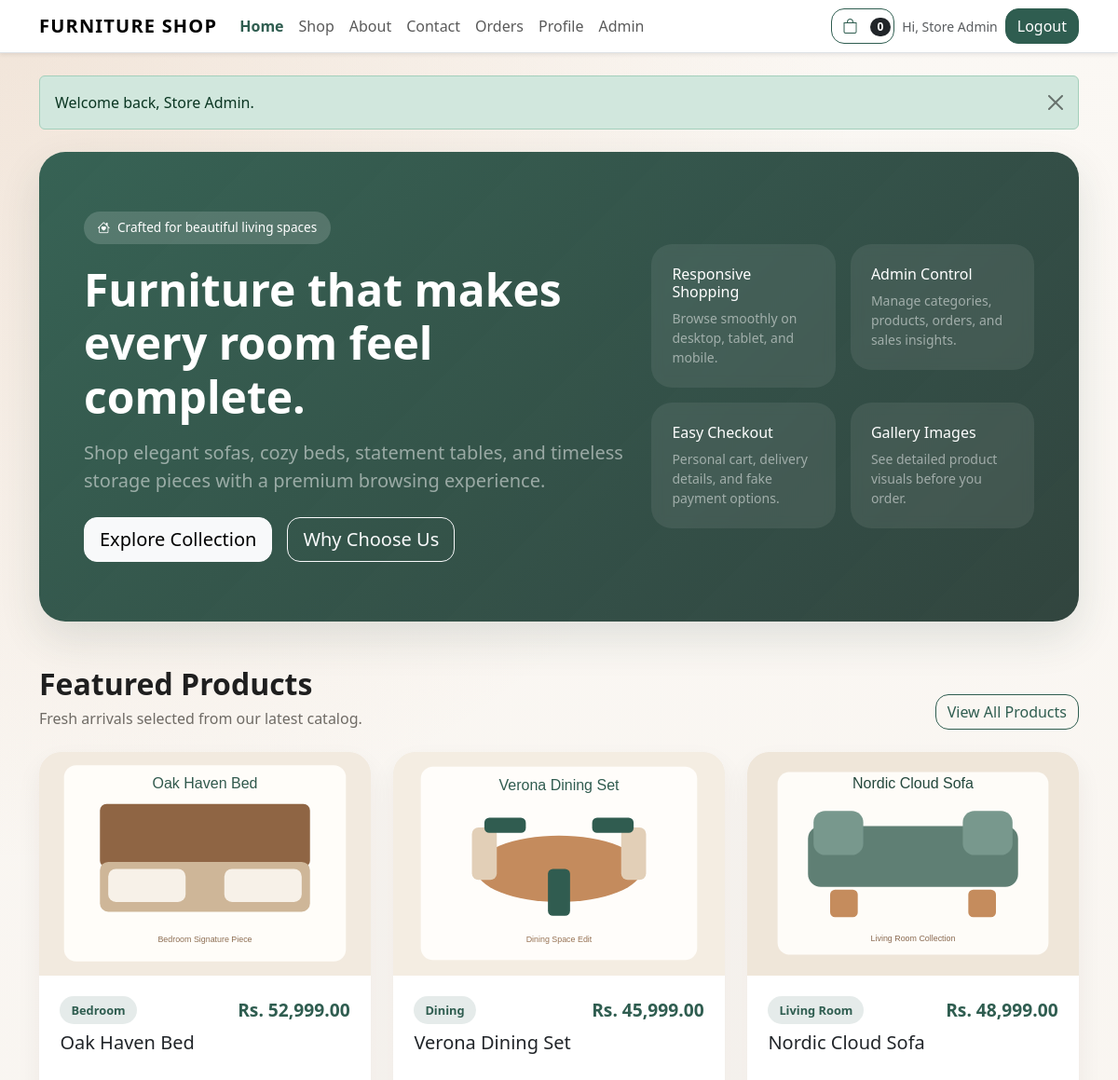
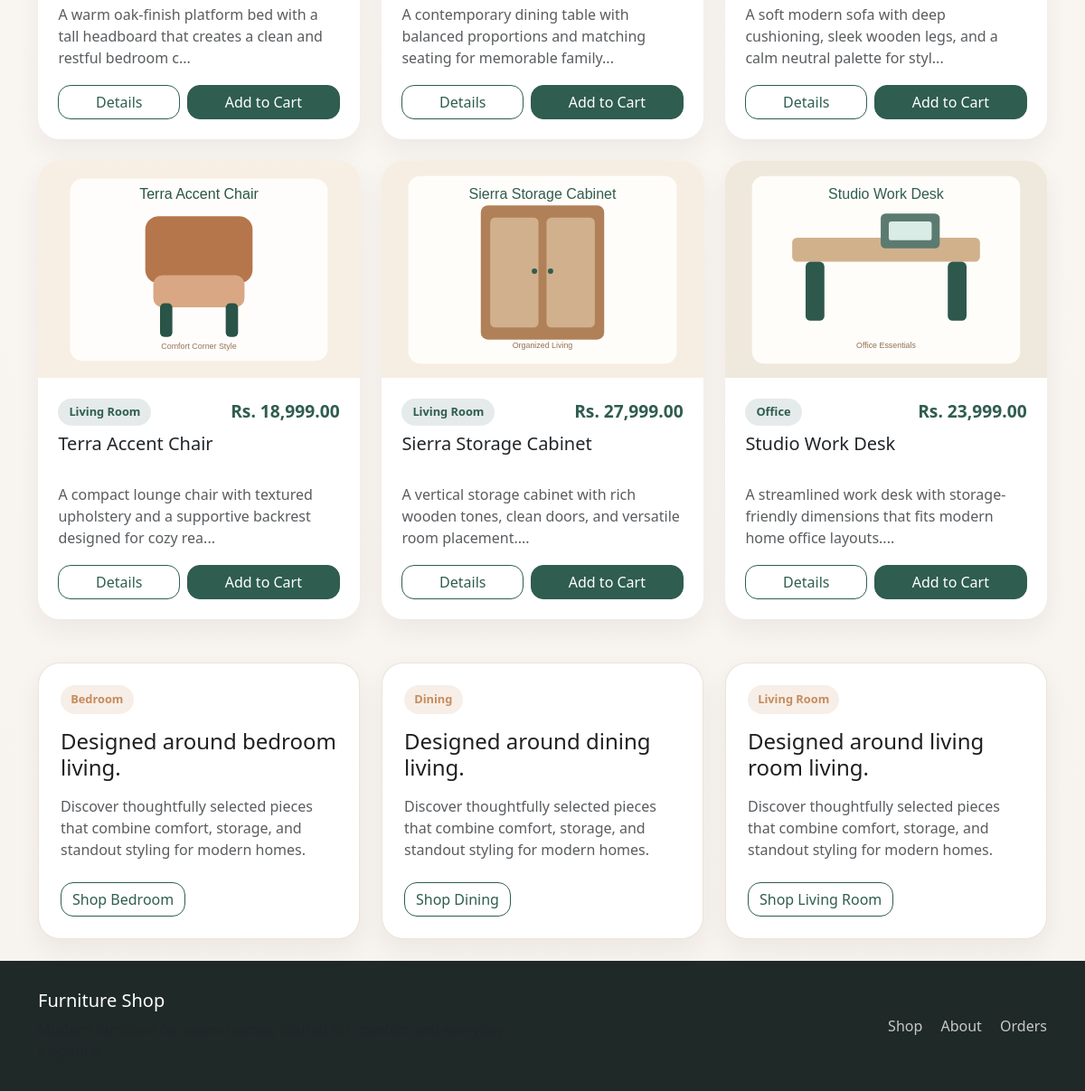
The page / (signed in) on the database its author committed (2 pictures, top to bottom).
### tables this page shows
CREATE TABLE products (
    id INT UNSIGNED AUTO_INCREMENT PRIMARY KEY,
    category_id INT UNSIGNED NOT NULL,
    name VARCHAR(180) NOT NULL,
    description TEXT NOT NULL,
    price DECIMAL(10, 2) NOT NULL DEFAULT 0.00,
    cover_image VARCHAR(255) NOT NULL,
    created_at TIMESTAMP NOT NULL DEFAULT CURRENT_TIMESTAMP,
    KEY idx_products_category_id (category_id),
    CONSTRAINT fk_products_category
        FOREIGN KEY (category_id) REFERENCES categories(id)
        ON DELETE RESTRICT ON UPDATE CASCADE
);

CREATE TABLE categories (
    id INT UNSIGNED AUTO_INCREMENT PRIMARY KEY,
    name VARCHAR(120) NOT NULL,
    created_at TIMESTAMP NOT NULL DEFAULT CURRENT_TIMESTAMP,
    UNIQUE KEY uk_categories_name (name)
);

### includes/store.php (called while the page is built, shortened)
<?php
function get_categories(PDO $pdo)
{
    $stmt = $pdo->query('SELECT * FROM categories ORDER BY name ASC');
    return $stmt->fetchAll(PDO::FETCH_ASSOC);
}
function get_featured_products(PDO $pdo, $limit)
{
    $limit = (int) $limit;
    $stmt = $pdo->prepare('SELECT p.*, c.name AS category_name FROM products p INNER JOIN categories c ON c.id = p.category_id ORDER BY p.created_at DESC LIMIT ' . $limit);
    $stmt->execute();
    return $stmt->fetchAll(PDO::FETCH_ASSOC);
}

### index.php (the view, shortened to what this page needs)
<?php
require_once __DIR__ . '/db.php';
$featuredProducts = get_featured_products($pdo, 6);
$categories = get_categories($pdo);
require_once __DIR__ . '/header.php';
?>
<section class="hero-section mb-5">
    <div class="row align-items-center g-4">
        <div class="col-lg-7">
            <span class="hero-chip"><i class="bi bi-house-heart"></i> Crafted for beautiful living spaces</span>
            <h1 class="display-5 fw-bold mb-3">Furniture that makes every room feel complete.</h1>
            <p class="lead text-white-50 mb-4">Shop elegant sofas, cozy beds, statement tables, and timeless storage pieces with a premium browsing experience.</p>
            <div class="d-flex flex-wrap gap-3">
                <a class="btn btn-light btn-lg" href="<?php echo e(base_url('shop.php')); ?>">Explore Collection</a>
                <a class="btn btn-outline-light btn-lg" href="<?php echo e(base_url('about.php')); ?>">Why Choose Us</a>
            </div>
        </div>
        <div class="col-lg-5">
            <div class="row g-3">
                <div class="col-sm-6">
                    <div class="feature-card">
                        <h2 class="h6">Responsive Shopping</h2>
                        <p class="small mb-0 text-white-50">Browse smoothly on desktop, tablet, and mobile.</p>
                    </div>
                </div>
                <div class="col-sm-6">
                    <div class="feature-card">
                        <h2 class="h6">Admin Control</h2>
                        <p class="small mb-0 text-white-50">Manage categories, products, orders, and sales insights.</p>
                    </div>
                </div>
                <div class="col-sm-6">
                    <div class="feature-card">
                        <h2 class="h6">Easy Checkout</h2>
                        <p class="small mb-0 text-white-50">Personal cart, delivery details, and fake payment options.</p>
                    </div>
                </div>
                <div class="col-sm-6">
                    <div class="feature-card">
                        <h2 class="h6">Gallery Images</h2>
                        <p class="small mb-0 text-white-50">See detailed product visuals before you order.</p>
                    </div>
                </div>
            </div>
        </div>
    </div>
</section>
<section class="mb-5">
    <div class="d-flex justify-content-between align-items-end flex-wrap gap-3 mb-4">
        <div>
            <h2 class="section-title">Featured Products</h2>
            <p class="section-subtitle mb-0">Fresh arrivals selected from our latest catalog.</p>
        </div>
        <a class="btn btn-outline-dark" href="<?php echo e(base_url('shop.php')); ?>">View All Products</a>
    </div>
    <div class="row g-4">
        <?php foreach ($featuredProducts as $product): ?>
            <div class="col-md-6 col-xl-4">
                <div class="product-card card border-0">
                    <img src="<?php echo e(image_url($product['cover_image'])); ?>" class="product-image" alt="<?php echo e($product['name']); ?>">
                    <div class="card-body">
                        <div class="d-flex justify-content-between align-items-center mb-2">
                            <span class="category-pill"><?php echo e($product['category_name']); ?></span>
                            <span class="product-price"><?php echo e(format_price($product['price'])); ?></span>
                        </div>
                        <h3 class="h5"><?php echo e($product['name']); ?></h3>
                        <p class="text-muted"><?php echo e(substr($product['description'], 0, 95)); ?>...</p>
                        <div class="d-flex gap-2">
                            <a class="btn btn-outline-dark flex-fill" href="<?php echo e(base_url('product.php?id=' . $product['id'])); ?>">Details</a>
                            <form method="post" action="<?php echo e(base_url('cart.php')); ?>" class="flex-fill">
                                <button type="submit" class="btn btn-dark w-100">Add to Cart</button>
                            </form>
                        </div>
                    </div>
                </div>
            </div>
        <?php endforeach; ?>
    </div>
</section>
<section class="row g-4">
    <?php foreach (array_slice($categories, 0, 3) as $category): ?>
        <div class="col-md-4">
            <div class="panel-card p-4 h-100">
                <span class="badge-soft mb-3 d-inline-block"><?php echo e($category['name']); ?></span>
                <h3 class="h4 mb-3">Designed around <?php echo e(strtolower($category['name'])); ?> living.</h3>
                <p class="text-muted mb-4">Discover thoughtfully selected pieces that combine comfort, storage, and standout styling for modern homes.</p>
                <a href="<?php echo e(base_url('shop.php?category=' . $category['id'])); ?>" class="btn btn-outline-dark">Shop <?php echo e($category['name']); ?></a>
            </div>
        </div>
    <?php endforeach; ?>
</section>
<?php require_once __DIR__ . '/footer.php'; ?>

### assets/css/style.css (style rules this page uses)
:root { --fs-bg: #f7f3ee; --fs-surface: #ffffff; --fs-primary: #2f5d50; --fs-primary-dark: #22453b; --fs-accent: #c58c5d; --fs-ink: #1f1f1f; --fs-muted: #6f6b65; --fs-border: #e8ded2; --fs-shadow: 0 18px 45px rgba(34, 69, 59, 0.12); }
body { font-family: "Segoe UI", Tahoma, Geneva, Verdana, sans-serif; background: radial-gradient(circle at top left, rgba(197, 140, 93, 0.18), transparent 35%), linear-gradient(180deg, #fbf8f4 0%, var(--fs-bg) 100%); color: var(--fs-ink); }
a { text-decoration: none; }
.hero-section { background: linear-gradient(135deg, rgba(47, 93, 80, 0.96), rgba(32, 53, 47, 0.92)), linear-gradient(135deg, rgba(197, 140, 93, 0.2), transparent); border-radius: 28px; padding: 4rem 3rem; color: #fff; box-shadow: var(--fs-shadow); overflow: hidden; }
.hero-chip { display: inline-flex; align-items: center; gap: 0.5rem; padding: 0.45rem 0.9rem; border-radius: 999px; background: rgba(255, 255, 255, 0.16); font-size: 0.85rem; margin-bottom: 1.25rem; }
.section-title { font-size: 2rem; font-weight: 700; margin-bottom: 0.35rem; }
.section-subtitle { color: var(--fs-muted); max-width: 620px; }
.stat-card, .panel-card, .product-card, .form-card { background: var(--fs-surface); border: 1px solid rgba(232, 222, 210, 0.8); border-radius: 24px; box-shadow: 0 12px 28px rgba(44, 37, 29, 0.06); }
.stat-card, .panel-card, .form-card { height: 100%; }
.product-card { overflow: hidden; transition: transform 0.25s ease, box-shadow 0.25s ease; height: 100%; }
.product-card .product-image { height: 240px; object-fit: cover; width: 100%; background: #f2ede6; }
.product-card .card-body { padding: 1.4rem; display: flex; flex-direction: column; }
.product-card h3, .product-card .h5 { min-height: 3rem; }
.product-card p.text-muted { min-height: 4.5rem; margin-bottom: 1.1rem; }
.product-price { font-size: 1.2rem; font-weight: 700; color: var(--fs-primary); }
.category-pill { display: inline-block; padding: 0.35rem 0.75rem; border-radius: 999px; background: rgba(47, 93, 80, 0.12); color: var(--fs-primary); font-size: 0.8rem; font-weight: 600; }
.badge-soft { background: rgba(197, 140, 93, 0.15); color: var(--fs-accent); border-radius: 999px; padding: 0.4rem 0.7rem; font-size: 0.8rem; font-weight: 600; }
.feature-card { padding: 1.4rem; border-radius: 22px; background: rgba(255, 255, 255, 0.08); backdrop-filter: blur(6px); }
.btn-dark { background: var(--fs-primary); border-color: var(--fs-primary); }
.btn, .form-control, .form-select { border-radius: 14px; }
.btn-outline-dark { border-color: var(--fs-primary); color: var(--fs-primary); }

### rows shown on the page
products: cover_image (placeholder picture), category.name "Bedroom", price "Rs. 52,999.00", name "Oak Haven Bed", description "A warm oak-finish platform bed with a tall headboard that creates a clean and restful bedroom c"
products: cover_image (placeholder picture), category.name "Dining", price "Rs. 45,999.00", name "Verona Dining Set", description "A contemporary dining table with balanced proportions and matching seating for memorable family"
products: cover_image (placeholder picture), category.name "Living Room", price "Rs. 48,999.00", name "Nordic Cloud Sofa", description "A soft modern sofa with deep cushioning, sleek wooden legs, and a calm neutral palette for styl"
products: cover_image (placeholder picture), category.name "Living Room", price "Rs. 18,999.00", name "Terra Accent Chair", description "A compact lounge chair with textured upholstery and a supportive backrest designed for cozy rea"
products: cover_image (placeholder picture), category.name "Living Room", price "Rs. 27,999.00", name "Sierra Storage Cabinet", description "A vertical storage cabinet with rich wooden tones, clean doors, and versatile room placement."
products: cover_image (placeholder picture), category.name "Office", price "Rs. 23,999.00", name "Studio Work Desk", description "A streamlined work desk with storage-friendly dimensions that fits modern home office layouts."
categories: name "Bedroom", name "bedroom"
categories: name "Dining", name "dining"
categories: name "Living Room", name "living room"

### other values the page prints
APP_NAME "FURNITURE SHOP"
$cartCount "0"
$currentUser['name'] "Store Admin"
$flash['message'] "Welcome back, Store Admin."
APP_NAME "Furniture Shop"
